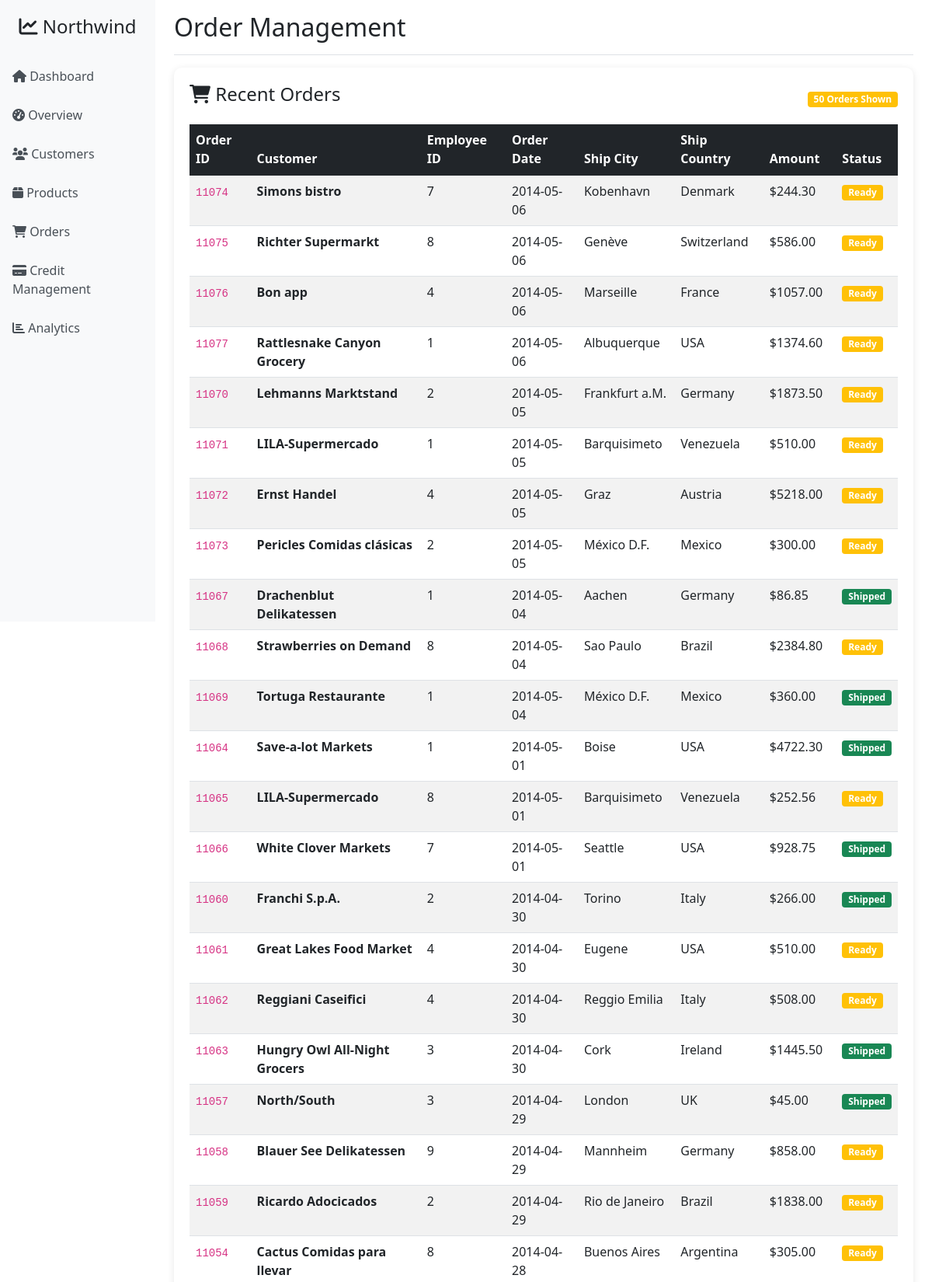
The page /orders (upper part) on the database its author committed.
### src/models/northwind.py (models this page shows, shortened)
class Order(Base):
    __tablename__ = 'Order'
    Id = Column(Integer, primary_key=True)
    CustomerId = Column(String(8000), ForeignKey('Customer.Id'), nullable=False)
    EmployeeId = Column(Integer, ForeignKey('Employee.Id'), nullable=False)
    OrderDate = Column(String(8000))
    RequiredDate = Column(String(8000))
    ShippedDate = Column(String(8000))
    ShipVia = Column(Integer)
    Freight = Column(Numeric, default=0)
    ShipName = Column(String(8000))
    ShipAddress = Column(String(8000))
    ShipCity = Column(String(8000))
    ShipRegion = Column(String(8000))
    ShipPostalCode = Column(String(8000))
    ShipCountry = Column(String(8000))
    AmountTotal = Column(Numeric(10, 2))
    Country = Column(String(50))
    City = Column(String(50))
    Ready = Column(Integer)  # BOOLEAN stored as INTEGER in SQLite
    OrderDetailCount = Column(Integer, default=0)
    CloneFromOrder = Column(Integer, ForeignKey('Order.Id'))
    customer = relationship("Customer", back_populates="orders")
    employee = relationship("Employee", back_populates="orders")
    order_details = relationship("OrderDetail", back_populates="order")
    def to_dict(self):
        return {
            'Id': self.Id,
            'CustomerId': self.CustomerId,
            'EmployeeId': self.EmployeeId,
            'OrderDate': self.OrderDate,
            'RequiredDate': self.RequiredDate,
            'ShippedDate': self.ShippedDate,
            'ShipVia': self.ShipVia,
            'Freight': float(self.Freight) if self.Freight else None,
            'ShipName': self.ShipName,
            'ShipAddress': self.ShipAddress,
            'ShipCity': self.ShipCity,
            'ShipRegion': self.ShipRegion,
            'ShipPostalCode': self.ShipPostalCode,
            'ShipCountry': self.ShipCountry,
            'AmountTotal': float(self.AmountTotal) if self.AmountTotal else None,
            'Country': self.Country,
            'City': self.City,
            'Ready': bool(self.Ready) if self.Ready is not None else None,
            'OrderDetailCount': self.OrderDetailCount
        }

class Customer(Base):
    __tablename__ = 'Customer'
    Id = Column(String(8000), primary_key=True)
    CompanyName = Column(String(8000))
    ContactName = Column(String(8000))
    ContactTitle = Column(String(8000))
    Address = Column(String(8000))
    City = Column(String(8000))
    Region = Column(String(8000))
    PostalCode = Column(String(8000))
    Country = Column(String(8000))
    Phone = Column(String(8000))
    Fax = Column(String(8000))
    Balance = Column(Numeric)
    CreditLimit = Column(Numeric)
    OrderCount = Column(Integer, default=0)
    UnpaidOrderCount = Column(Integer, default=0)
    Client_id = Column(Integer)
    orders = relationship("Order", back_populates="customer")

### src/routes/main_routes.py (the view)
@bp.route('/orders')
def orders():
    try:
        data_service = DataService()
        orders = data_service.get_recent_orders()
        orders_list = [order for order in orders]
        countries = {}
        for order in orders_list:
            country = order.get('ShipCountry') or 'Unknown'
            if country not in countries:
                countries[country] = 0
            countries[country] += 1
        return render_template('orders.html', orders=orders_list, countries=countries)
    except Exception as e:
        print(f"Error in orders route: {e}")  # Debug print
        return render_template('orders.html', orders=[], countries={})

### src/services/data_service.py (called while the page is built)
    def __del__(self):
        if hasattr(self, 'session'):
            self.session.close()

    def get_recent_orders(self, limit: int = 50) -> List[Dict]:
        orders = self.session.query(Order, Customer)\
            .join(Customer, Order.CustomerId == Customer.Id)\
            .filter(Order.OrderDate.isnot(None))\
            .order_by(Order.OrderDate.desc())\
            .limit(limit)\
            .all()
        result = []
        for order, customer in orders:
            order_dict = order.to_dict()
            order_dict['CustomerName'] = customer.CompanyName
            result.append(order_dict)
        return result

### templates/orders.html (shortened to what this page needs)
{% extends "base.html" %}
{% block header %}Order Management{% endblock %}
{% block content %}
<div class="row">
    <div class="col-md-12">
        <div class="chart-container">
            <div class="d-flex justify-content-between align-items-center mb-3">
                <h4><i class="fas fa-shopping-cart"></i> Recent Orders</h4>
                <div>
                    <span class="badge bg-warning">{{ orders|length if orders else 0 }} Orders Shown</span>
                </div>
            </div>
            {% if orders %}
            <div class="table-responsive">
                <table class="table table-striped table-hover">
                    <thead class="table-dark">
                        <tr>
                            <th>Order ID</th>
                            <th>Customer</th>
                            <th>Employee ID</th>
                            <th>Order Date</th>
                            <th>Ship City</th>
                            <th>Ship Country</th>
                            <th>Amount</th>
                            <th>Status</th>
                        </tr>
                    </thead>
                    <tbody>
                        {% for order in orders %}
                        <tr>
                            <td><code>{{ order.Id }}</code></td>
                            <td><strong>{{ order.CustomerName or 'N/A' }}</strong></td>
                            <td>{{ order.EmployeeId or 'N/A' }}</td>
                            <td>{{ order.OrderDate or 'N/A' }}</td>
                            <td>{{ order.ShipCity or 'N/A' }}</td>
                            <td>{{ order.ShipCountry or 'N/A' }}</td>
                            <td>
                                {% if order.AmountTotal %}
                                    ${{ "%.2f"|format(order.AmountTotal) }}
                                {% else %}
                                    N/A
                                {% endif %}
                            </td>
                            <td>
                                {% if order.ShippedDate %}
                                    <span class="badge bg-success">Shipped</span>
                                {% elif order.Ready %}
                                    <span class="badge bg-warning">Ready</span>
                                {% else %}
                                    <span class="badge bg-info">Processing</span>
                                {% endif %}
                            </td>
                        </tr>
                        {% endfor %}
                    </tbody>
                </table>
            </div>
            {% else %}
            <div class="alert alert-info">
                <i class="fas fa-info-circle"></i> No orders found in the database.
            </div>
            {% endif %}
        </div>
    </div>
</div>
{% endblock %}

### templates/base.html (style rules this page uses)
.chart-container { background: white; border-radius: 10px; padding: 20px; box-shadow: 0 2px 10px rgba(0,0,0,0.1); margin-bottom: 20px; }

### rows shown on the page
Order: Id "11074", CompanyName "Simons bistro", EmployeeId "7", OrderDate "2014-05-06", ShipCity "Kobenhavn", ShipCountry "Denmark", AmountTotal "244.30", shows "Ready"
Order: Id "11075", CompanyName "Richter Supermarkt", EmployeeId "8", OrderDate "2014-05-06", ShipCity "Genève", ShipCountry "Switzerland", AmountTotal "586.00", shows "Ready"
Order: Id "11076", CompanyName "Bon app", EmployeeId "4", OrderDate "2014-05-06", ShipCity "Marseille", ShipCountry "France", AmountTotal "1057.00", shows "Ready"
Order: Id "11077", CompanyName "Rattlesnake Canyon Grocery", EmployeeId "1", OrderDate "2014-05-06", ShipCity "Albuquerque", ShipCountry "USA", AmountTotal "1374.60", shows "Ready"
Order: Id "11070", CompanyName "Lehmanns Marktstand", EmployeeId "2", OrderDate "2014-05-05", ShipCity "Frankfurt a.M.", ShipCountry "Germany", AmountTotal "1873.50", shows "Ready"
Order: Id "11071", CompanyName "LILA-Supermercado", EmployeeId "1", OrderDate "2014-05-05", ShipCity "Barquisimeto", ShipCountry "Venezuela", AmountTotal "510.00", shows "Ready"
Order: Id "11072", CompanyName "Ernst Handel", EmployeeId "4", OrderDate "2014-05-05", ShipCity "Graz", ShipCountry "Austria", AmountTotal "5218.00", shows "Ready"
Order: Id "11073", CompanyName "Pericles Comidas clásicas", EmployeeId "2", OrderDate "2014-05-05", ShipCity "México D.F.", ShipCountry "Mexico", AmountTotal "300.00", shows "Ready"
Order: Id "11067", CompanyName "Drachenblut Delikatessen", EmployeeId "1", OrderDate "2014-05-04", ShipCity "Aachen", ShipCountry "Germany", AmountTotal "86.85", ShippedDate "Shipped"
Order: Id "11068", CompanyName "Strawberries on Demand", EmployeeId "8", OrderDate "2014-05-04", ShipCity "Sao Paulo", ShipCountry "Brazil", AmountTotal "2384.80", shows "Ready"
Order: Id "11069", CompanyName "Tortuga Restaurante", EmployeeId "1", OrderDate "2014-05-04", ShipCity "México D.F.", ShipCountry "Mexico", AmountTotal "360.00", ShippedDate "Shipped"
Order: Id "11064", CompanyName "Save-a-lot Markets", EmployeeId "1", OrderDate "2014-05-01", ShipCity "Boise", ShipCountry "USA", AmountTotal "4722.30", ShippedDate "Shipped"
Order: Id "11065", OrderDate "2014-05-01", ShipCity "Barquisimeto", ShipCountry "Venezuela"
Customer: CompanyName "LILA-Supermercado"
Order: Id "11066", CompanyName "White Clover Markets", EmployeeId "7", OrderDate "2014-05-01", ShipCity "Seattle", ShipCountry "USA", AmountTotal "928.75", ShippedDate "Shipped"
Order: Id "11060", CompanyName "Franchi S.p.A.", EmployeeId "2", OrderDate "2014-04-30", ShipCity "Torino", ShipCountry "Italy", AmountTotal "266.00", ShippedDate "Shipped"
Order: Id "11061", CompanyName "Great Lakes Food Market", EmployeeId "4", OrderDate "2014-04-30", ShipCity "Eugene", ShipCountry "USA", AmountTotal "510.00", shows "Ready"
Order: Id "11062", CompanyName "Reggiani Caseifici", EmployeeId "4", OrderDate "2014-04-30", ShipCity "Reggio Emilia", ShipCountry "Italy", AmountTotal "508.00", shows "Ready"
Order: Id "11063", CompanyName "Hungry Owl All-Night Grocers", EmployeeId "3", OrderDate "2014-04-30", ShipCity "Cork", ShipCountry "Ireland", AmountTotal "1445.50", ShippedDate "Shipped"
Order: Id "11057", CompanyName "North/South", EmployeeId "3", OrderDate "2014-04-29", ShipCity "London", ShipCountry "UK", AmountTotal "45.00", ShippedDate "Shipped"
Order: Id "11058", CompanyName "Blauer See Delikatessen", EmployeeId "9", OrderDate "2014-04-29", ShipCity "Mannheim", ShipCountry "Germany", AmountTotal "858.00", shows "Ready"
Order: Id "11059", CompanyName "Ricardo Adocicados", EmployeeId "2", OrderDate "2014-04-29", ShipCity "Rio de Janeiro", ShipCountry "Brazil", AmountTotal "1838.00", shows "Ready"
Order: Id "11054", CompanyName "Cactus Comidas para llevar", EmployeeId "8", OrderDate "2014-04-28", ShipCity "Buenos Aires", ShipCountry "Argentina", AmountTotal "305.00", shows "Ready"

### other values the page prints
{{ orders|length if orders else 0 }} "50"
{{ order.EmployeeId or 'N/A' }} "8"
{{ "%.2f"|format(order.AmountTotal) }} "252.56"
